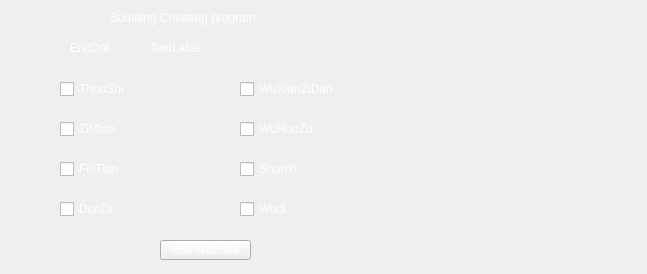
<?xml version="1.0" encoding="UTF-8"?>
<ui version="4.0">
 <class>MainWindow</class>
 <widget class="QMainWindow" name="MainWindow">
  <property name="geometry">
   <rect>
    <x>0</x>
    <y>0</y>
    <width>647</width>
    <height>274</height>
   </rect>
  </property>
  <property name="windowTitle">
   <string>MainWindow</string>
  </property>
  <property name="styleSheet">
   <string notr="true">
background-image: url(:/appBg/C:/Users/11501/Pictures/timgN01QQ018.jpg);background-repeat:no-repeat;
background-position: left;</string>
  </property>
  <widget class="QWidget" name="centralWidget">
   <widget class="QLabel" name="label">
    <property name="geometry">
     <rect>
      <x>110</x>
      <y>10</y>
      <width>161</width>
      <height>16</height>
     </rect>
    </property>
    <property name="styleSheet">
     <string notr="true">color: rgb(255, 255, 255);</string>
    </property>
    <property name="text">
     <string>Sumiting Cheating program</string>
    </property>
   </widget>
   <widget class="QCheckBox" name="checkBox">
    <property name="geometry">
     <rect>
      <x>60</x>
      <y>80</y>
      <width>73</width>
      <height>18</height>
     </rect>
    </property>
    <property name="styleSheet">
     <string notr="true">color: rgb(255, 255, 255);</string>
    </property>
    <property name="text">
     <string>ThouShi</string>
    </property>
   </widget>
   <widget class="QCheckBox" name="checkBox_2">
    <property name="geometry">
     <rect>
      <x>60</x>
      <y>120</y>
      <width>73</width>
      <height>18</height>
     </rect>
    </property>
    <property name="styleSheet">
     <string notr="true">
color: rgb(255, 255, 255);</string>
    </property>
    <property name="text">
     <string>ZiMiao</string>
    </property>
   </widget>
   <widget class="QCheckBox" name="checkBox_3">
    <property name="geometry">
     <rect>
      <x>60</x>
      <y>160</y>
      <width>73</width>
      <height>18</height>
     </rect>
    </property>
    <property name="styleSheet">
     <string notr="true">color: rgb(255, 255, 255);</string>
    </property>
    <property name="text">
     <string>FeiTian</string>
    </property>
   </widget>
   <widget class="QCheckBox" name="checkBox_4">
    <property name="geometry">
     <rect>
      <x>60</x>
      <y>200</y>
      <width>73</width>
      <height>18</height>
     </rect>
    </property>
    <property name="styleSheet">
     <string notr="true">color: rgb(255, 255, 255);</string>
    </property>
    <property name="text">
     <string>DunDi</string>
    </property>
   </widget>
   <widget class="QCheckBox" name="checkBox_5">
    <property name="geometry">
     <rect>
      <x>240</x>
      <y>200</y>
      <width>73</width>
      <height>18</height>
     </rect>
    </property>
    <property name="styleSheet">
     <string notr="true">color: rgb(255, 255, 255);</string>
    </property>
    <property name="text">
     <string>Wudi</string>
    </property>
   </widget>
   <widget class="QCheckBox" name="checkBox_6">
    <property name="geometry">
     <rect>
      <x>240</x>
      <y>80</y>
      <width>101</width>
      <height>18</height>
     </rect>
    </property>
    <property name="styleSheet">
     <string notr="true">color: rgb(255, 255, 255);</string>
    </property>
    <property name="text">
     <string>WuXianZiDan</string>
    </property>
   </widget>
   <widget class="QCheckBox" name="checkBox_7">
    <property name="geometry">
     <rect>
      <x>240</x>
      <y>120</y>
      <width>73</width>
      <height>18</height>
     </rect>
    </property>
    <property name="styleSheet">
     <string notr="true">color: rgb(255, 255, 255);
color: rgb(255, 255, 255);</string>
    </property>
    <property name="text">
     <string>WuHouZuo</string>
    </property>
   </widget>
   <widget class="QCheckBox" name="checkBox_8">
    <property name="geometry">
     <rect>
      <x>240</x>
      <y>160</y>
      <width>73</width>
      <height>18</height>
     </rect>
    </property>
    <property name="styleSheet">
     <string notr="true">color: rgb(255, 255, 255);</string>
    </property>
    <property name="text">
     <string>ShunYi</string>
    </property>
   </widget>
   <widget class="QLabel" name="label_2">
    <property name="geometry">
     <rect>
      <x>70</x>
      <y>40</y>
      <width>41</width>
      <height>16</height>
     </rect>
    </property>
    <property name="styleSheet">
     <string notr="true">color: rgb(255, 255, 255);</string>
    </property>
    <property name="text">
     <string>EndDate</string>
    </property>
   </widget>
   <widget class="QLabel" name="label_3">
    <property name="geometry">
     <rect>
      <x>150</x>
      <y>40</y>
      <width>151</width>
      <height>16</height>
     </rect>
    </property>
    <property name="styleSheet">
     <string notr="true">color: rgb(255, 255, 255);</string>
    </property>
    <property name="text">
     <string>TextLabel</string>
    </property>
   </widget>
   <widget class="QPushButton" name="pushButton">
    <property name="geometry">
     <rect>
      <x>160</x>
      <y>240</y>
      <width>91</width>
      <height>20</height>
     </rect>
    </property>
    <property name="styleSheet">
     <string notr="true">color: rgb(255, 255, 255);</string>
    </property>
    <property name="text">
     <string>visit WebSite</string>
    </property>
   </widget>
  </widget>
 </widget>
 <layoutdefault spacing="6" margin="11"/>
 <resources/>
 <connections/>
</ui>
